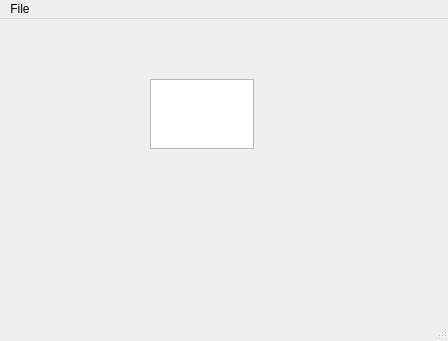
<?xml version="1.0" encoding="UTF-8"?>
<ui version="4.0">
 <class>MainWindow</class>
 <widget class="QMainWindow" name="MainWindow">
  <property name="geometry">
   <rect>
    <x>0</x>
    <y>0</y>
    <width>448</width>
    <height>341</height>
   </rect>
  </property>
  <property name="windowTitle">
   <string>MainWindow</string>
  </property>
  <widget class="QWidget" name="centralwidget">
   <widget class="QPlainTextEdit" name="plainTextEdit">
    <property name="geometry">
     <rect>
      <x>150</x>
      <y>60</y>
      <width>104</width>
      <height>70</height>
     </rect>
    </property>
   </widget>
  </widget>
  <widget class="QMenuBar" name="menubar">
   <property name="geometry">
    <rect>
     <x>0</x>
     <y>0</y>
     <width>448</width>
     <height>22</height>
    </rect>
   </property>
   <widget class="QMenu" name="menuFile">
    <property name="title">
     <string>File</string>
    </property>
    <addaction name="actionMenu"/>
   </widget>
   <addaction name="menuFile"/>
  </widget>
  <widget class="QStatusBar" name="statusbar"/>
  <action name="actionMenu">
   <property name="text">
    <string>New</string>
   </property>
  </action>
 </widget>
 <resources/>
 <connections/>
</ui>
